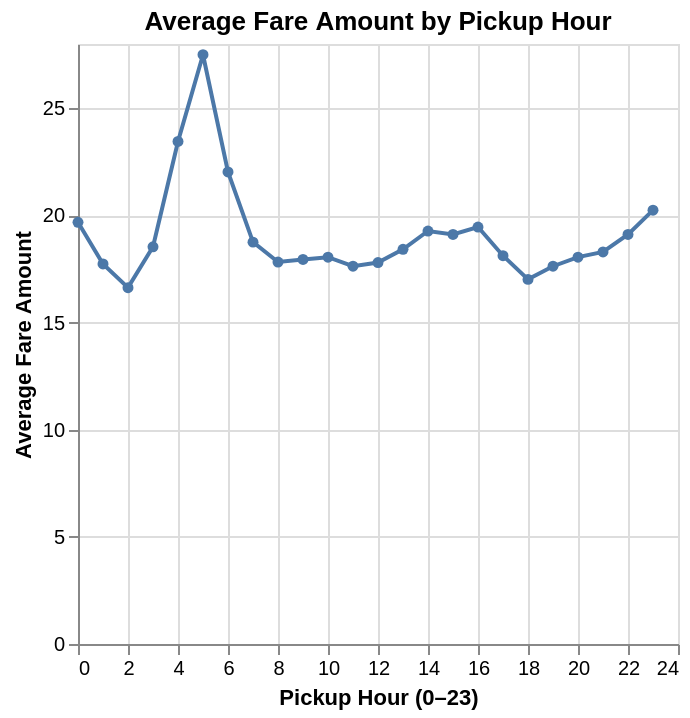

The code cell stored with this chart in its notebook:
### Markdown cell above
Interpretation: We can see that two zones (Upper East Side South & North) have almost 100 million more trips on average.

### Code cell
df2 = result2.pl() 

df2 = df2.rename({c: c.strip() for c in df2.columns}).with_columns(
    pl.col("pickup_hour").cast(pl.Int64),
    pl.col("AVERAGEFAREAMOUNT").cast(pl.Float64),
).sort("pickup_hour")

chart = alt.Chart(df2).mark_line(point=True).encode(
    x=alt.X("pickup_hour:Q", title="Pickup Hour (0–23)"),
    y=alt.Y("AVERAGEFAREAMOUNT:Q", title="Average Fare Amount"),
    tooltip=["pickup_hour:Q", "AVERAGEFAREAMOUNT:Q"]
).properties(
    title="Average Fare Amount by Pickup Hour"
)

chart

### Figure 1 — Vega-Lite specification as saved in the notebook (floating-point values rounded to 4 significant figures)
{"config": {"view": {"continuousWidth": 300, "continuousHeight": 300}}, "data": {"name": "data-5d2ba75437c527746f413c988fe662c2"}, "mark": {"type": "line", "point": true}, "encoding": {"tooltip": [{"field": "pickup_hour", "type": "quantitative"}, {"field": "AVERAGEFAREAMOUNT", "type": "quantitative"}], "x": {"field": "pickup_hour", "title": "Pickup Hour (0–23)", "type": "quantitative"}, "y": {"field": "AVERAGEFAREAMOUNT", "title": "Average Fare Amount", "type": "quantitative"}}, "title": "Average Fare Amount by Pickup Hour", "$schema": "https://vega.github.io/schema/vega-lite/v6.1.0.json", "datasets": {"data-5d2ba75437c527746f413c988fe662c2": [{"pickup_hour": 0, "AVERAGEFAREAMOUNT": 19.68}, {"pickup_hour": 1, "AVERAGEFAREAMOUNT": 17.74}, {"pickup_hour": 2, "AVERAGEFAREAMOUNT": 16.63}, {"pickup_hour": 3, "AVERAGEFAREAMOUNT": 18.54}, {"pickup_hour": 4, "AVERAGEFAREAMOUNT": 23.45}, {"pickup_hour": 5, "AVERAGEFAREAMOUNT": 27.5}, {"pickup_hour": 6, "AVERAGEFAREAMOUNT": 22.03}, {"pickup_hour": 7, "AVERAGEFAREAMOUNT": 18.75}, {"pickup_hour": 8, "AVERAGEFAREAMOUNT": 17.83}, {"pickup_hour": 9, "AVERAGEFAREAMOUNT": 17.95}, {"pickup_hour": 10, "AVERAGEFAREAMOUNT": 18.05}, {"pickup_hour": 11, "AVERAGEFAREAMOUNT": 17.63}, {"pickup_hour": 12, "AVERAGEFAREAMOUNT": 17.8}, {"pickup_hour": 13, "AVERAGEFAREAMOUNT": 18.42}, {"pickup_hour": 14, "AVERAGEFAREAMOUNT": 19.27}, {"pickup_hour": 15, "AVERAGEFAREAMOUNT": 19.11}, {"pickup_hour": 16, "AVERAGEFAREAMOUNT": 19.46}, {"pickup_hour": 17, "AVERAGEFAREAMOUNT": 18.12}, {"pickup_hour": 18, "AVERAGEFAREAMOUNT": 17.02}, {"pickup_hour": 19, "AVERAGEFAREAMOUNT": 17.63}, {"pickup_hour": 20, "AVERAGEFAREAMOUNT": 18.05}, {"pickup_hour": 21, "AVERAGEFAREAMOUNT": 18.3}, {"pickup_hour": 22, "AVERAGEFAREAMOUNT": 19.11}, {"pickup_hour": 23, "AVERAGEFAREAMOUNT": 20.25}]}}
